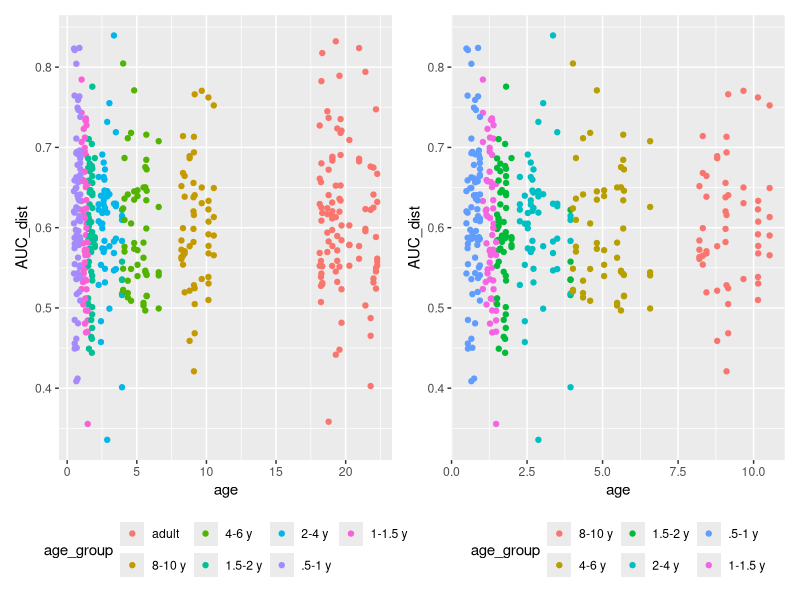
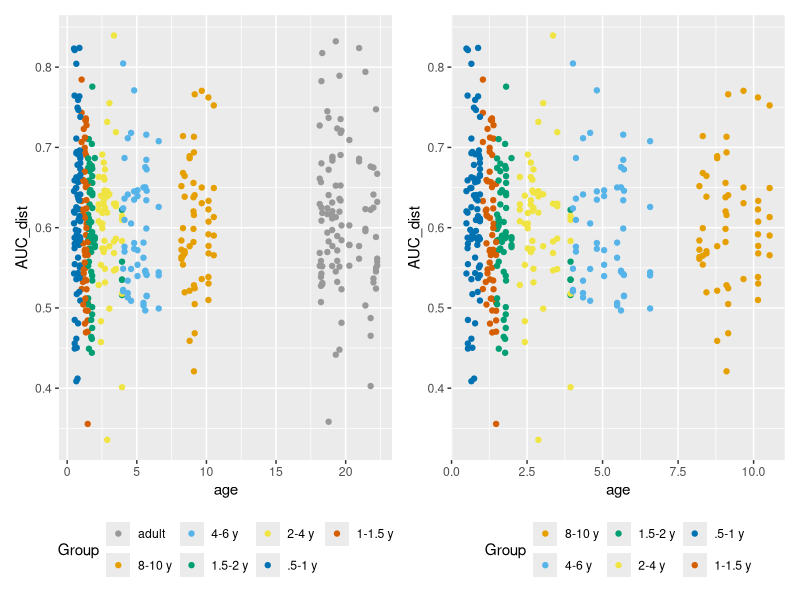

The R script that drew these images, in order:
## ---- chunk 1
library(tidyverse)
library(knitr)
library(here)
library(patchwork)
ds  <-  read_csv(here("data_cleaned","cleaned.csv"))
ds <- ds %>% mutate(across(all_of(c("stim", "age_group", "watched")), as_factor))
ds$age <- ds$age / 365.25
## ---- chunk 2
p1 <- ds %>% ggplot(aes(x = age, y = AUC_dist, color = age_group)) + 
  geom_point() + 
  theme(legend.position = "bottom")

p2 <- filter(ds, age_group != "adult") %>% ggplot(aes(x = age, y = AUC_dist, color = age_group)) + 
  geom_point() + 
  theme(legend.position = "bottom")
p1 + p2
## ---- chunk 3
custom_palette <- c("#999999", "#E69F00", "#56B4E9", "#009E73","#F0E442", "#0072B2", "#D55E00")
## ---- chunk 4
p1 <- ds %>% ggplot(aes(x = age, y = AUC_dist, color = age_group)) + 
  geom_point() + 
  scale_color_manual(values = custom_palette, name = "Group") +
  theme(legend.position = "bottom")

p2 <- filter(ds, age_group != "adult") %>% ggplot(aes(x = age, y = AUC_dist, color = age_group)) + 
  geom_point() + 
  scale_color_manual(values = custom_palette[-1], name = "Group") +
  theme(legend.position = "bottom")
p1 + p2
